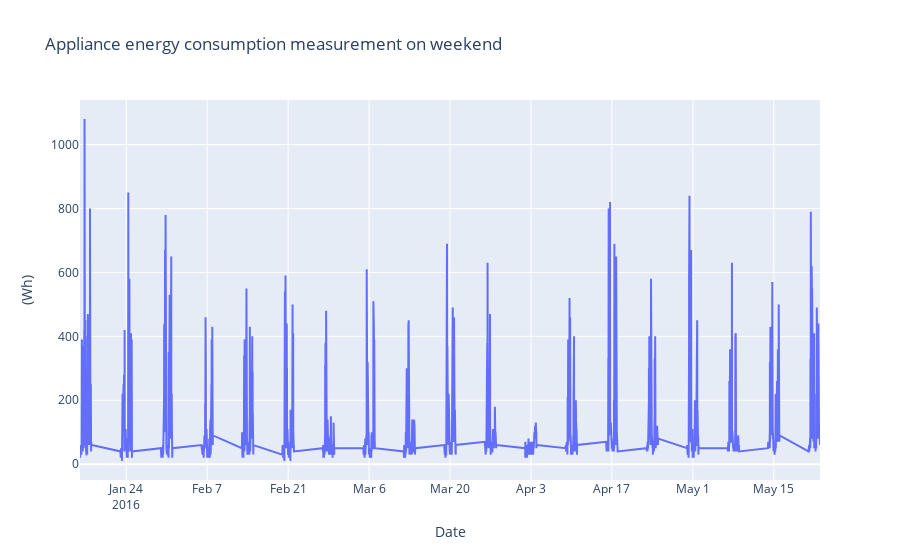

Notebook cell for this chart:
### Code cell
#Find rows with weekday 

temp_weekend =  df[df['WEEKDAY'] == 1]

# To understand the timeseries variation of the applaince energy consumption
visData = go.Scatter( x= temp_weekend.date  ,  mode = "lines", y = temp_weekend.Appliances )
layout = go.Layout(title = 'Appliance energy consumption measurement on weekend' , xaxis=dict(title='Date'), yaxis=dict(title='(Wh)'))
fig = go.Figure(data=[visData],layout=layout)

iplot(fig)

### Figure 1 — Plotly figure (JSON) as saved in the notebook; plotly's stock layout.template omitted (floating-point values rounded to 4 significant figures; data arrays with more than 128 entries replaced by an {"elided": "..."} marker saying what was removed)
{"data": [{"mode": "lines", "type": "scatter", "x": {"elided": "5472 str values"}, "y": {"elided": "5472 int values"}}], "layout": {"title": {"text": "Appliance energy consumption measurement on weekend"}, "xaxis": {"title": {"text": "Date"}}, "yaxis": {"title": {"text": "(Wh)"}}}}
